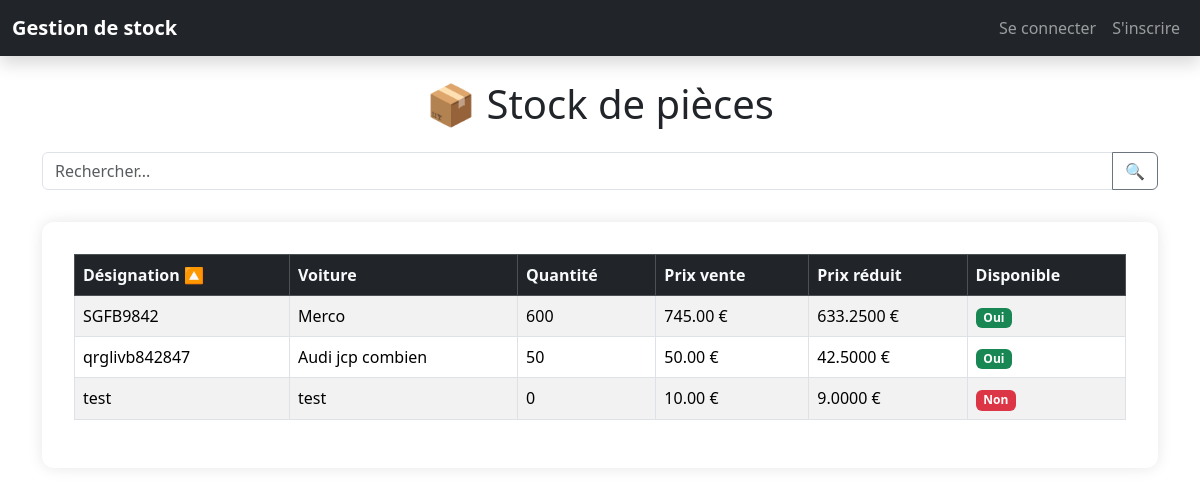
The page / on the database its author committed.
### stock/models.py (models this page shows, shortened)
class Piece(models.Model):
    quantite = models.PositiveIntegerField()
    designation = models.CharField(max_length=50, unique=True)
    voiture = models.CharField(max_length=255, null=True, blank=True)
    prix_brut = models.DecimalField(max_digits=10, decimal_places=2, default=Decimal('0.00'))
    prix_net = models.DecimalField(max_digits=10, decimal_places=2, default=Decimal('0.00'))
    prix_montant = models.DecimalField(max_digits=10, decimal_places=2, default=Decimal('0.00'))
    prix_vente = models.DecimalField(max_digits=10, decimal_places=2, default=Decimal('0.00'))
    reduction = models.DecimalField(max_digits=5, decimal_places=2, default=Decimal('0.00'))  # en pourcentage
    @property
    def prix_vente_reduction(self):
        return self.prix_vente * (1 - (self.reduction / 100))
    @property
    def est_disponible(self):
        return self.quantite > 0

### stock/views.py (the view, shortened to what this page needs)
# urls.py: path('', views.liste_pieces, name='liste_pieces'),
def liste_pieces(request):
    query = request.GET.get('q', '').strip()
    sort   = request.GET.get('sort', 'designation')
    direction = request.GET.get('dir', 'asc')
    qs = Piece.objects.all()
    is_num = False
    num_val = None
    pieces = list(qs)
    reverse = (direction == 'desc')
    if sort == 'prix_vente_reduction':
        pieces = sorted(pieces, key=lambda p: p.prix_vente_reduction, reverse=reverse)
    elif sort == 'disponible':
        pieces = sorted(pieces, key=lambda p: p.est_disponible,      reverse=reverse)
    else:
        pieces = sorted(pieces, key=lambda p: getattr(p, sort), reverse=reverse)
    columns = [
        ('designation', 'Désignation'),
        ('voiture',     'Voiture'),
        ('quantite',    'Quantité'),
        ('prix_vente',  'Prix vente'),
        ('prix_vente_reduction', 'Prix réduit'),
        ('disponible',  'Disponible'),
    ]
    return render(request, 'stock/piece_liste.html', {
        'pieces': pieces,
        'query': query,
        'sort': sort,
        'direction': direction,
        'columns': columns,
    })

### stock/templates/stock/piece_liste.html (shortened to what this page needs)
<!DOCTYPE html>
<html lang="fr">
<head>
    <link href="https://cdn.jsdelivr.net/npm/bootstrap@5.3.3/dist/css/bootstrap.min.css" rel="stylesheet">
</head>
<body>
    {% include 'stock/header.html' %}
    <div class="container">
        <h1 class="text-center my-4">📦 Stock de pièces</h1>
        <form method="get" class="mb-3">
            <div class="input-group">
                <input type="text" name="q" value="{{ query }}" class="form-control" placeholder="Rechercher...">
                <button type="submit" class="btn btn-outline-secondary">🔍</button>
            </div>
        </form>
        <div class="table-container">
            <table class="table table-striped table-bordered align-middle">
                <thead class="table-dark">
                    <tr>
                        {% for col, label in columns %}
                        <th>
                            <a href="?q={{ query }}&sort={{ col }}&dir={% if sort == col and direction == 'asc' %}desc{% else %}asc{% endif %}"
                                class="text-light text-decoration-none">
                                {{ label }}
                                {% if sort == col %}
                                {% if direction == 'asc' %}
                                🔼
                                {% else %}
                                🔽
                                {% endif %}
                                {% endif %}
                            </a>
                        </th>
                        {% endfor %}
                    </tr>
                </thead>
                <tbody>
                    {% for piece in pieces %}
                    <tr>
                        <td>{{ piece.designation }}</td>
                        <td>{{ piece.voiture }}</td>
                        <td>{{ piece.quantite }}</td>
                        <td>{{ piece.prix_vente }} €</td>
                        <td>{{ piece.prix_vente_reduction }} €</td>
                        <td>
                            {% if piece.est_disponible %}
                            <span class="badge bg-success">Oui</span>
                            {% else %}
                            <span class="badge bg-danger">Non</span>
                            {% endif %}
                        </td>
                    </tr>
                    {% endfor %}
                </tbody>
            </table>
        </div>
    </div>
</body>
</html>

### stock/templates/stock/header.html (shortened to what this page needs)
<!DOCTYPE html>
<html lang="fr">
<head>
    <link href="https://cdn.jsdelivr.net/npm/bootstrap@5.3.3/dist/css/bootstrap.min.css" rel="stylesheet">
</head>
<body>
    <nav class="navbar navbar-expand-lg navbar-dark bg-dark mb-4 shadow">
        <div class="container-fluid">
            <a class="navbar-brand fw-bold" href="{% url 'stock:liste_pieces' %}">Gestion de stock</a>
            <div class="collapse navbar-collapse justify-content-end" id="navbarNav">
                <ul class="navbar-nav">
                    {% if user.is_authenticated %}
                    <li class="nav-item">
                        <span class="nav-link text-light">👤 {{ user.username }}</span>
                    </li>
                    <li class="nav-item">
                        <a class="nav-link" href="#">Historique</a>
                    </li>
                    <li class="nav-item">
                        <!-- <form id="logout-form" method="post" action="/admin/logout/?next=/">
                            {% csrf_token %}
                            <button type="submit" class="nav-link">Se déconnecter</button>
                        </form> -->
                        <a class="nav-link" href="/deconnexion/">Se déconnecter</a>
                    </li>
                    {% else %}
                    <li class="nav-item">
                        <a class="nav-link" href="/login">Se connecter</a>
                    </li>
                    <li class="nav-item">
                        <a class="nav-link" href="/inscription/">S'inscrire</a>
                    </li>
                    {% endif %}
                </ul>
            </div>
        </div>
    </nav>
</body>
</html>

### stock/templates/stock/piece_liste.html (style rules this page uses)
.table-container { background: #fff; border-radius: 12px; box-shadow: 0 0 15px rgba(0, 0, 0, 0.1); padding: 2rem; margin-top: 2rem; }

### rows shown on the page
Piece: designation "SGFB9842", voiture "Merco", quantite "600", prix_vente "745.00", prix_vente_reduction "633.2500", shows "Oui"
Piece: designation "qrglivb842847", voiture "Audi jcp combien", quantite "50", prix_vente "50.00", prix_vente_reduction "42.5000", shows "Oui"
Piece: designation "test", voiture "test", quantite "0", prix_vente "10.00", prix_vente_reduction "9.0000", shows "Non"

### other values the page prints
{{ label }} "Désignation" "Voiture" "Quantité" "Prix vente" "Prix réduit" "Disponible"
